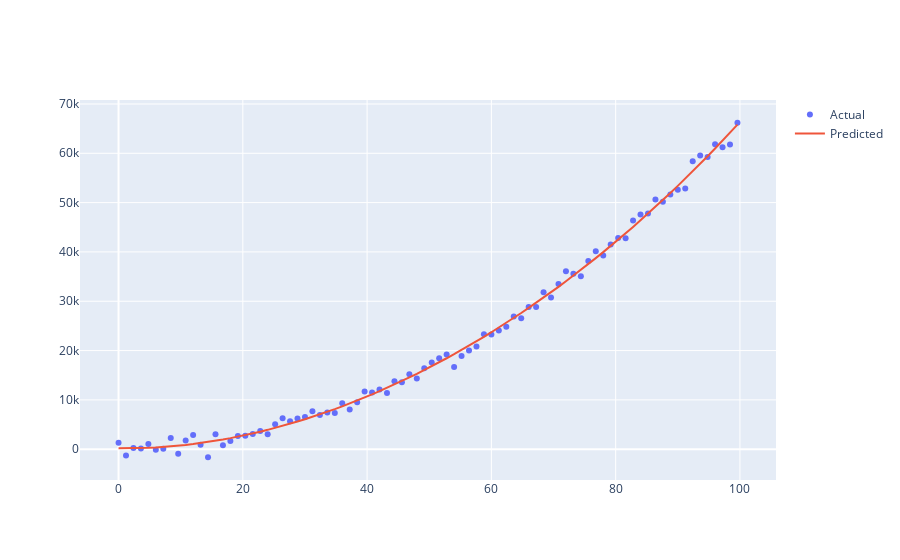
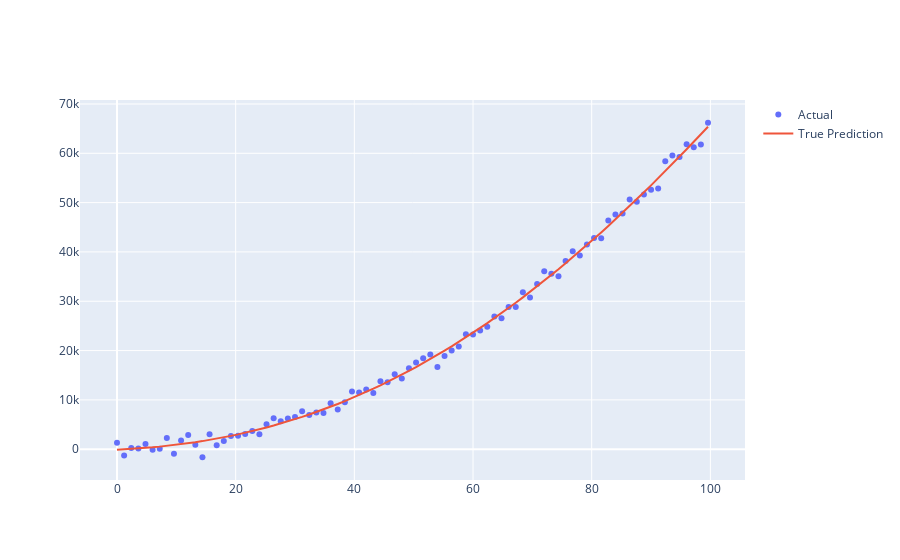

The code cell stored with these charts, in order, in its notebook:
### Code cell
import numpy as np
import pandas as pd
import plotly.graph_objects as go
import matplotlib.pyplot as plt

def predict_output(*, X: np.ndarray, theta: np.ndarray) -> np.ndarray:
    """
    Predicts output values using the input features and model parameters.

    Args:
        X (np.ndarray): Input features.
        theta (np.ndarray): Model parameters (theta).

    Returns:
        np.ndarray: Predicted output values.
    """
    ones = np.ones(len(X)).reshape(-1, 1)  # Add a column of ones for the intercept term
    X_with_ones = np.hstack((ones, X))  # Combine input with ones
    y_pred = np.sum(X_with_ones * theta.reshape(-1,), axis=1)  # Compute predictions
    return y_pred

def plot_graph(*, title_1: str, title_2: str, style_1: str, style_2: str,
               x1: np.ndarray, y1: np.ndarray, x2: np.ndarray, y2: np.ndarray):
    """
    Plots two sets of data points using Plotly.

    Args:
        title_1 (str): Name of the first plot line.
        title_2 (str): Name of the second plot line.
        style_1 (str): Plot style for the first line (e.g., 'markers').
        style_2 (str): Plot style for the second line (e.g., 'lines').
        x1, y1, x2, y2 (np.ndarray): Data points for both lines.
    """
    fig = go.Figure()
    fig.add_trace(go.Scatter(x=x1, y=y1, mode=style_1, name=title_1))
    fig.add_trace(go.Scatter(x=x2, y=y2, mode=style_2, name=title_2))
    fig.show()

def normalize_vector(vector: np.ndarray) -> np.ndarray:
    """
    Normalizes a vector to have zero mean and unit variance.

    Args:
        vector (np.ndarray): Input vector.

    Returns:
        np.ndarray: Normalized vector.
    """
    mean = np.mean(vector)  # Calculate the mean
    std = np.std(vector)  # Calculate the standard deviation
    normalized_vector = (vector - mean) / std  # Normalize the vector
    return normalized_vector

def create_polynomial_features(*, X: np.ndarray, degree: int) -> np.ndarray:
    """
    Converts an input vector into a matrix of polynomial features.

    Args:
        X (np.ndarray): Input feature vector.
        degree (int): Degree of the polynomial.

    Returns:
        np.ndarray: Matrix of polynomial features.
    """
    X = X.reshape(-1,)
    poly_matrix = np.ones((len(X), degree))  # Initialize the matrix with ones
    for i in range(degree):
        poly_matrix[:, i] = X ** (i + 1)  # Raise each column to the respective power
    return poly_matrix

def compute_true_theta(*, X: np.ndarray, Y: np.ndarray) -> np.ndarray:
    """
    Computes the true value of theta using the normal equation.

    Args:
        X (np.ndarray): Input feature matrix.
        Y (np.ndarray): Output vector.

    Returns:
        np.ndarray: Computed theta values.
    """
    ones = np.ones(len(X)).reshape(-1, 1)
    X_with_ones = np.hstack((ones, X))  # Add a column of ones for the intercept term
    inv_XT_X = np.linalg.inv(np.dot(X_with_ones.T, X_with_ones))  # Compute (X.T * X)^-1
    XT_Y = np.dot(X_with_ones.T, Y.reshape(-1, 1))  # Compute (X.T * Y)
    theta_true = np.dot(inv_XT_X, XT_Y)  # Compute theta
    return theta_true

def denormalize_theta(*, theta_norm: np.ndarray, X: np.ndarray, Y: np.ndarray) -> np.ndarray:
    """
    Converts normalized theta values back to the original scale.

    Args:
        theta_norm (np.ndarray): Normalized theta values.
        X (np.ndarray): Input features.
        Y (np.ndarray): Output values.

    Returns:
        np.ndarray: Denormalized theta values.
    """
    theta = np.zeros_like(theta_norm)

    mean_X = np.mean(X, axis=0)
    std_X = np.std(X, axis=0)

    mean_Y = np.mean(Y, axis=0)
    std_Y = np.std(Y, axis=0)

    theta[1:] = std_Y * theta_norm[1:] / std_X.reshape(-1, 1)
    theta[0] = mean_Y + std_Y * theta_norm[0] - np.dot(std_Y * mean_X / std_X, theta_norm[1:])
    return theta

class LinearRegressionMulti:
    """
    A class representing a linear regression model with multiple variables.
    """
    def __init__(self, *, num_features: int) -> None:
        """
        Initializes the Linear Regression model.

        Args:
            num_features (int): Number of features in the input data.
        """
        self.num_features = num_features

    def normalize_vector(self, vector: np.ndarray) -> np.ndarray:
        """
        Normalizes the input vector.

        Args:
            vector (np.ndarray): Input vector.

        Returns:
            np.ndarray: Normalized input vector.
        """
        mean = np.mean(vector)
        std = np.std(vector)
        return (vector - mean) / std

    def normalize_input_output(self, *, X: np.ndarray, Y: np.ndarray) -> tuple:
        """
        Normalizes the input features and output values.

        Args:
            X (np.ndarray): Input features.
            Y (np.ndarray): Output values.

        Returns:
            tuple: Normalized input features and output values.
        """
        norm_X = np.apply_along_axis(self.normalize_vector, arr=X, axis=0).reshape(-1, self.num_features)
        norm_Y = np.apply_along_axis(self.normalize_vector, arr=Y, axis=0).reshape(-1, 1)
        return norm_X, norm_Y

    def add_intercept_column(self, *, X: np.ndarray) -> np.ndarray:
        """
        Adds a column of ones to the input features for the intercept term.

        Args:
            X (np.ndarray): Normalized input features.

        Returns:
            np.ndarray: Input features with an added column of ones.
        """
        ones = np.ones(len(X)).reshape(-1, 1)
        return np.hstack((ones, X))

    def predict(self, *, theta: np.ndarray, X: np.ndarray) -> np.ndarray:
        """
        Predicts the output using the model parameters.

        Args:
            theta (np.ndarray): Model parameters.
            X (np.ndarray): Input features.

        Returns:
            np.ndarray: Predicted output values.
        """
        return np.matmul(X, theta)

    def compute_loss(self, *, y_true: np.ndarray, y_pred: np.ndarray) -> float:
        """
        Computes the loss function (Mean Squared Error).

        Args:
            y_true (np.ndarray): True output values.
            y_pred (np.ndarray): Predicted output values.

        Returns:
            float: Computed loss value.
        """
        m = len(y_true)
        error = y_pred - y_true
        loss = np.sum(error ** 2) / (2 * m)
        return loss

    def update_parameters(self, *, theta: np.ndarray, lr: float, y_pred: np.ndarray, 
                          y_true: np.ndarray, X: np.ndarray) -> np.ndarray:
        """
        Updates the model parameters using gradient descent.

        Args:
            theta (np.ndarray): Current model parameters.
            lr (float): Learning rate for parameter updates.
            y_pred (np.ndarray): Predicted output values.
            y_true (np.ndarray): True output values.
            X (np.ndarray): Input features.

        Returns:
            np.ndarray: Updated model parameters.
        """
        m = len(y_true)
        error = y_pred - y_true
        gradient = np.dot(X.T, error) / m
        return theta - lr * gradient

    def denormalize_theta(self, *, theta_norm: np.ndarray, X: np.ndarray, Y: np.ndarray) -> np.ndarray:
        """
        Denormalizes the normalized theta values.

        Args:
            theta_norm (np.ndarray): Normalized theta values.
            X (np.ndarray): Input features.
            Y (np.ndarray): Output values.

        Returns:
            np.ndarray: Denormalized theta values.
        """
        return denormalize_theta(theta_norm=theta_norm, X=X, Y=Y)

    def train(self, *, epochs: int, theta: np.ndarray, X: np.ndarray, 
              Y: np.ndarray, lr: float) -> tuple:
        """
        Trains the Linear Regression model using gradient descent.

        Args:
            epochs (int): Number of training iterations.
            theta (np.ndarray): Initial model parameters.
            X (np.ndarray): Input features.
            Y (np.ndarray): Output values.
            lr (float): Learning rate for parameter updates.

        Returns:
            tuple: Array of loss values and the trained model parameters.
        """
        norm_X, norm_Y = self.normalize_input_output(X=X, Y=Y)
        X_with_ones = self.add_intercept_column(X=norm_X)

        loss_history = np.array([])
        for _ in range(epochs):
            y_pred = self.predict(theta=theta, X=X_with_ones)
            loss = self.compute_loss(y_true=norm_Y, y_pred=y_pred)
            theta = self.update_parameters(theta=theta, lr=lr, y_pred=y_pred, 
                                           y_true=norm_Y, X=X_with_ones)
            loss_history = np.append(loss_history, loss)

        theta = self.denormalize_theta(theta_norm=theta, X=X, Y=Y)
        return loss_history, theta

# Example 2: Linear Regression with Multiple Variables
# Read CSV file 'ex2.csv'
data_ex2 = pd.read_csv('ex2.csv')

# Get columns of the file
X_columns = data_ex2.columns[:-1]  # Feature columns
Y_column = data_ex2.columns[-1]    # Target column

# Get input and output vectors
X = data_ex2[X_columns].values
Y = data_ex2[Y_column].values

# Initialize theta
theta_initial = np.random.randn(len(X_columns) + 1, 1)

# Train the model
model = LinearRegressionMulti(num_features=8)
loss_history_ex2, theta_ex2 = model.train(
    epochs=500000, theta=theta_initial, X=X, Y=Y, lr=0.001
)

# Compute the real theta using the normal equation
theta_real = compute_true_theta(X=X, Y=Y)
X_with_ones = model.add_intercept_column(X=X)

# Plot the comparison
# plot_graph(title_1='Actual', title_2='Predicted', style_1='markers', style_2='markers',
#            x1=X.reshape(-1,), y1=Y.reshape(-1,),
#            x2=X.reshape(-1,), y2=np.dot(X_with_ones, theta_ex_2).reshape(-1,))

# Compare the estimated theta with the true theta
theta_difference = np.round((theta_real - theta_ex_2) / theta_real, 2)

# Example 3: Polynomial Regression
# Read CSV file 'ex3.csv'
data_ex3 = pd.read_csv('ex3.csv')

# Get columns of the file
X_columns = data_ex3.columns[:-1]  # Feature columns
Y_column = data_ex3.columns[-1]    # Target column

# Get input and output vectors
x_values = data_ex3[X_columns].values
y_values = data_ex3[Y_column].values

# Set the order of the polynomial
degree = 4

# Create polynomial features
X_poly = create_polynomial_features(X=x_values, degree=degree)
Y_poly = y_values.reshape(-1, 1)

# Initialize theta
theta_initial = np.random.randn(degree + 1, 1)

# Train the model
model_poly = LinearRegressionMulti(num_features=degree)
loss_history_ex3, theta_ex3 = model_poly.train(
    epochs=100000, theta=theta_initial, X=X_poly, Y=Y_poly, lr=0.01
)

# Plot the results
plot_graph(title_1='Actual', title_2='Predicted', style_1='markers', style_2='lines',
           x1=x_values.reshape(-1,), y1=y_values.reshape(-1,),
           x2=x_values.reshape(-1,), y2=predict_output(X=X_poly, theta=theta_ex3))

# Compute the true theta for polynomial regression
theta_true = compute_true_theta(X=X_poly, Y=Y_poly)

# Plot the true vs. predicted values
plot_graph(title_1='Actual', title_2='True Prediction', style_1='markers', style_2='lines',
           x1=x_values.reshape(-1,), y1=y_values.reshape(-1,),
           x2=x_values.reshape(-1,), y2=predict_output(X=X_poly, theta=theta_true))

### Figure 1 — Plotly figure (JSON) as saved in the notebook; plotly's stock layout.template omitted (floating-point values rounded to 4 significant figures)
{"data": [{"mode": "markers", "name": "Actual", "type": "scatter", "x": [0, 1.2, 2.4, 3.6, 4.8, 6, 7.2, 8.4, 9.6, 10.8, 12, 13.2, 14.4, 15.6, 16.8, 18, 19.2, 20.4, 21.6, 22.8, 24, 25.2, 26.4, 27.6, 28.8, 30, 31.2, 32.4, 33.6, 34.8, 36, 37.2, 38.4, 39.6, 40.8, 42, 43.2, 44.4, 45.6, 46.8, 48, 49.2, 50.4, 51.6, 52.8, 54, 55.2, 56.4, 57.6, 58.8, 60, 61.2, 62.4, 63.6, 64.8, 66, 67.2, 68.4, 69.6, 70.8, 72, 73.2, 74.4, 75.6, 76.8, 78, 79.2, 80.4, 81.6, 82.8, 84, 85.2, 86.4, 87.6, 88.8, 90, 91.2, 92.4, 93.6, 94.8, 96, 97.2, 98.4, 99.6], "y": [1313.0, -1281.0, 257.9, 157.2, 1055.0, -92.46, 82.29, 2261.0, -923.2, 1752.0, 2895.0, 905.3, -1627.0, 3028.0, 793.2, 1692.0, 2681.0, 2732.0, 3083.0, 3701.0, 3032.0, 5042.0, 6279.0, 5689.0, 6247.0, 6543.0, 7692.0, 6955.0, 7432.0, 7358.0, 9339.0, 8037.0, 9512.0, 11720.0, 11490.0, 12100.0, 11400.0, 13770.0, 13590.0, 15200.0, 14350.0, 16430.0, 17570.0, 18460.0, 19230.0, 16670.0, 18890.0, 20020.0, 20850.0, 23290.0, 23250.0, 24070.0, 24840.0, 26920.0, 26530.0, 28860.0, 28810.0, 31830.0, 30740.0, 33480.0, 36110.0, 35570.0, 35050.0, 38170.0, 40130.0, 39280.0, 41530.0, 42810.0, 42750.0, 46390.0, 47570.0, 47810.0, 50650.0, 50170.0, 51640.0, 52600.0, 52880.0, 58380.0, 59550.0, 59270.0, 61860.0, 61240.0, 61790.0, 66190.0]}, {"mode": "lines", "name": "Predicted", "type": "scatter", "x": [0, 1.2, 2.4, 3.6, 4.8, 6, 7.2, 8.4, 9.6, 10.8, 12, 13.2, 14.4, 15.6, 16.8, 18, 19.2, 20.4, 21.6, 22.8, 24, 25.2, 26.4, 27.6, 28.8, 30, 31.2, 32.4, 33.6, 34.8, 36, 37.2, 38.4, 39.6, 40.8, 42, 43.2, 44.4, 45.6, 46.8, 48, 49.2, 50.4, 51.6, 52.8, 54, 55.2, 56.4, 57.6, 58.8, 60, 61.2, 62.4, 63.6, 64.8, 66, 67.2, 68.4, 69.6, 70.8, 72, 73.2, 74.4, 75.6, 76.8, 78, 79.2, 80.4, 81.6, 82.8, 84, 85.2, 86.4, 87.6, 88.8, 90, 91.2, 92.4, 93.6, 94.8, 96, 97.2, 98.4, 99.6], "y": [207.6, 197.0, 208.2, 240.9, 295.1, 370.5, 466.9, 584.1, 721.9, 880.2, 1059.0, 1258.0, 1476.0, 1715.0, 1973.0, 2251.0, 2548.0, 2865.0, 3201.0, 3556.0, 3929.0, 4322.0, 4734.0, 5164.0, 5613.0, 6080.0, 6567.0, 7071.0, 7594.0, 8135.0, 8694.0, 9272.0, 9868.0, 10480.0, 11110.0, 11770.0, 12430.0, 13120.0, 13830.0, 14550.0, 15290.0, 16050.0, 16830.0, 17630.0, 18440.0, 19280.0, 20130.0, 21000.0, 21890.0, 22800.0, 23720.0, 24670.0, 25630.0, 26620.0, 27620.0, 28640.0, 29690.0, 30750.0, 31830.0, 32930.0, 34050.0, 35190.0, 36350.0, 37540.0, 38740.0, 39960.0, 41210.0, 42470.0, 43760.0, 45070.0, 46400.0, 47760.0, 49130.0, 50530.0, 51950.0, 53390.0, 54860.0, 56350.0, 57870.0, 59410.0, 60970.0, 62560.0, 64170.0, 65810.0]}], "layout": {}}

### Figure 2 — Plotly figure (JSON) as saved in the notebook; plotly's stock layout.template omitted (floating-point values rounded to 4 significant figures)
{"data": [{"mode": "markers", "name": "Actual", "type": "scatter", "x": [0, 1.2, 2.4, 3.6, 4.8, 6, 7.2, 8.4, 9.6, 10.8, 12, 13.2, 14.4, 15.6, 16.8, 18, 19.2, 20.4, 21.6, 22.8, 24, 25.2, 26.4, 27.6, 28.8, 30, 31.2, 32.4, 33.6, 34.8, 36, 37.2, 38.4, 39.6, 40.8, 42, 43.2, 44.4, 45.6, 46.8, 48, 49.2, 50.4, 51.6, 52.8, 54, 55.2, 56.4, 57.6, 58.8, 60, 61.2, 62.4, 63.6, 64.8, 66, 67.2, 68.4, 69.6, 70.8, 72, 73.2, 74.4, 75.6, 76.8, 78, 79.2, 80.4, 81.6, 82.8, 84, 85.2, 86.4, 87.6, 88.8, 90, 91.2, 92.4, 93.6, 94.8, 96, 97.2, 98.4, 99.6], "y": [1313.0, -1281.0, 257.9, 157.2, 1055.0, -92.46, 82.29, 2261.0, -923.2, 1752.0, 2895.0, 905.3, -1627.0, 3028.0, 793.2, 1692.0, 2681.0, 2732.0, 3083.0, 3701.0, 3032.0, 5042.0, 6279.0, 5689.0, 6247.0, 6543.0, 7692.0, 6955.0, 7432.0, 7358.0, 9339.0, 8037.0, 9512.0, 11720.0, 11490.0, 12100.0, 11400.0, 13770.0, 13590.0, 15200.0, 14350.0, 16430.0, 17570.0, 18460.0, 19230.0, 16670.0, 18890.0, 20020.0, 20850.0, 23290.0, 23250.0, 24070.0, 24840.0, 26920.0, 26530.0, 28860.0, 28810.0, 31830.0, 30740.0, 33480.0, 36110.0, 35570.0, 35050.0, 38170.0, 40130.0, 39280.0, 41530.0, 42810.0, 42750.0, 46390.0, 47570.0, 47810.0, 50650.0, 50170.0, 51640.0, 52600.0, 52880.0, 58380.0, 59550.0, 59270.0, 61860.0, 61240.0, 61790.0, 66190.0]}, {"mode": "lines", "name": "True Prediction", "type": "scatter", "x": [0, 1.2, 2.4, 3.6, 4.8, 6, 7.2, 8.4, 9.6, 10.8, 12, 13.2, 14.4, 15.6, 16.8, 18, 19.2, 20.4, 21.6, 22.8, 24, 25.2, 26.4, 27.6, 28.8, 30, 31.2, 32.4, 33.6, 34.8, 36, 37.2, 38.4, 39.6, 40.8, 42, 43.2, 44.4, 45.6, 46.8, 48, 49.2, 50.4, 51.6, 52.8, 54, 55.2, 56.4, 57.6, 58.8, 60, 61.2, 62.4, 63.6, 64.8, 66, 67.2, 68.4, 69.6, 70.8, 72, 73.2, 74.4, 75.6, 76.8, 78, 79.2, 80.4, 81.6, 82.8, 84, 85.2, 86.4, 87.6, 88.8, 90, 91.2, 92.4, 93.6, 94.8, 96, 97.2, 98.4, 99.6], "y": [-87.63, -17.48, 65.06, 160.4, 268.7, 390.6, 526.1, 675.8, 839.8, 1019.0, 1212.0, 1421.0, 1646.0, 1886.0, 2142.0, 2415.0, 2704.0, 3011.0, 3334.0, 3674.0, 4032.0, 4408.0, 4801.0, 5213.0, 5643.0, 6091.0, 6558.0, 7043.0, 7548.0, 8071.0, 8614.0, 9176.0, 9758.0, 10360.0, 10980.0, 11620.0, 12280.0, 12960.0, 13660.0, 14380.0, 15120.0, 15880.0, 16660.0, 17460.0, 18280.0, 19120.0, 19990.0, 20870.0, 21770.0, 22690.0, 23630.0, 24590.0, 25580.0, 26580.0, 27600.0, 28640.0, 29710.0, 30790.0, 31890.0, 33010.0, 34150.0, 35310.0, 36490.0, 37690.0, 38910.0, 40140.0, 41400.0, 42670.0, 43960.0, 45270.0, 46600.0, 47950.0, 49310.0, 50690.0, 52090.0, 53500.0, 54930.0, 56380.0, 57840.0, 59320.0, 60820.0, 62330.0, 63850.0, 65390.0]}], "layout": {}}
